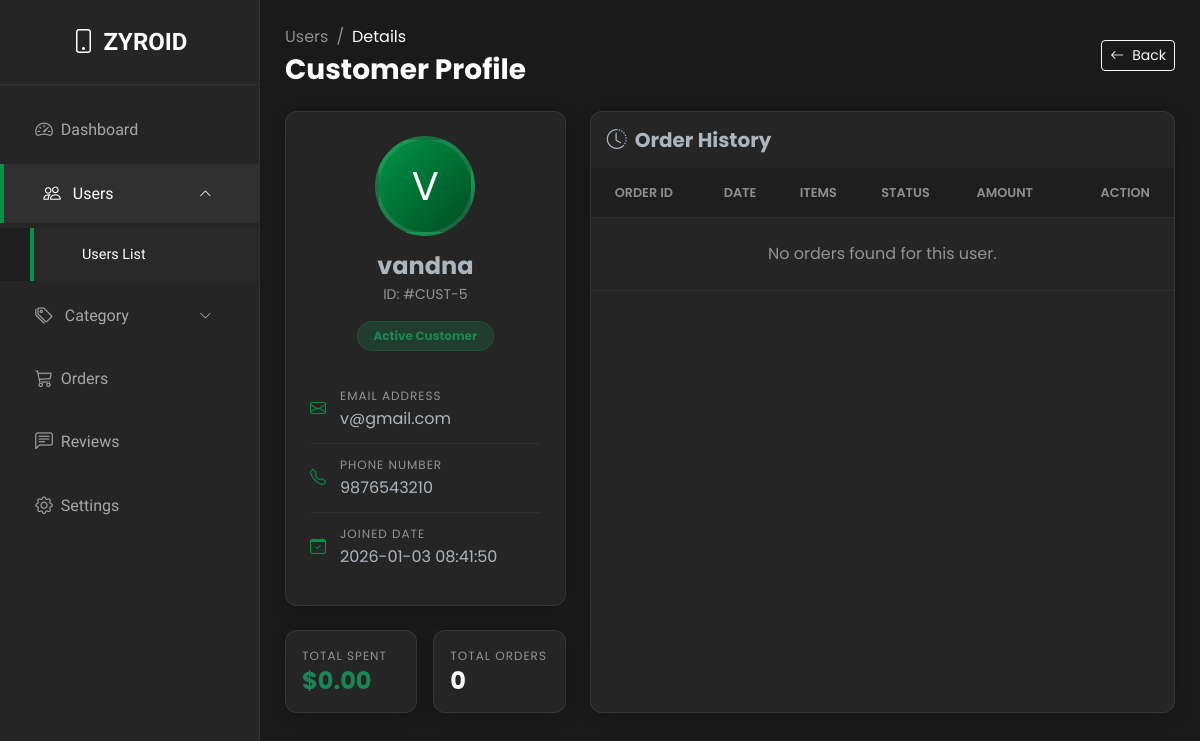
/admin/customers-detail.php?det=5, run on the app's committed database.
### tables this page shows
CREATE TABLE `tb_users` (
  `id` int(11) NOT NULL,
  `user` varchar(255) NOT NULL,
  `email` varchar(255) NOT NULL,
  `phone` varchar(255) NOT NULL,
  `pass` varchar(255) NOT NULL,
  `con_pass` varchar(255) NOT NULL,
  `registor_time` timestamp NOT NULL DEFAULT current_timestamp() ON UPDATE current_timestamp(),
  `orders` varchar(255) NOT NULL,
  `total spent` varchar(255) NOT NULL,
  `user_images` varchar(255) NOT NULL,
  `user_id` varchar(11) NOT NULL,
  `token` varchar(255) NOT NULL,
  `user_status` int(11) NOT NULL COMMENT '1 Active = 2 deactive'
);

### admin/customers-detail.php (the view, shortened to what this page needs)
<?php
include('../db_config.php');
$current_page = basename($_SERVER['PHP_SELF']);
$id = isset($_GET['det']) ? $_GET['det'] : null;
$data = null;
if ($id) {
    $stmt = $con->prepare("SELECT * FROM tb_users WHERE id = ?");
    $stmt->bind_param("i", $id);
    $stmt->execute();
    $data = $stmt->get_result()->fetch_assoc();
}
$stats_query = "SELECT SUM(amount) as total_spent, COUNT(*) as total_orders FROM tb_orders WHERE email = ?";
$stmt_stats = $con->prepare($stats_query);
$stmt_stats->bind_param("s", $data['email']);
$stmt_stats->execute();
$stats = $stmt_stats->get_result()->fetch_assoc();
?>
<!DOCTYPE html>
<html lang="en" data-bs-theme="dark">
<head>
    <link href="https://cdn.jsdelivr.net/npm/bootstrap@5.3.0/dist/css/bootstrap.min.css" rel="stylesheet">
    <link rel="stylesheet" href="https://cdn.jsdelivr.net/npm/bootstrap-icons@1.10.5/font/bootstrap-icons.css">
</head>
<body>
    <nav id="sidebar" class="sidebar">
        <a href="dashboard.php" class="sidebar-brand"><i class="bi bi-phone me-2"></i>ZYROID</a>
        <ul class="nav flex-column mt-3">
            <li class="nav-item">
                <a class="nav-link <?php echo ($current_page == 'dashboard.php') ? 'active' : ''; ?>" href="dashboard.php">
                    <i class="bi bi-speedometer2 me-2"></i> <span>Dashboard</span>
                </a>
            </li>
            <li class="nav-item has-submenu">
                <a class="nav-link <?php echo in_array($current_page, ['customers.php', 'customers-detail.php']) ? 'active' : 'collapsed'; ?> d-flex gap-1 align-items-center"
                    href="#customerSubmenu" data-bs-toggle="collapse" role="button"
                    aria-expanded="<?php echo in_array($current_page, ['customers.php', 'customers-detail.php']) ? 'true' : 'false'; ?>"
                    aria-controls="customerSubmenu">
                    <i class="bi bi-people me-2"></i> <span>Users</span>
                    <i class="bi bi-chevron-down ms-auto"></i>
                </a>
                <div class="collapse <?php echo in_array($current_page, ['customers.php', 'customers-detail.php']) ? 'show' : ''; ?>"
                    id="customerSubmenu">
                    <ul class="submenu flex-column">
                        <li class="nav-item">
                            <a class="nav-link <?php echo ($current_page == 'customers.php' || $current_page == 'customers-detail.php') ? 'active' : ''; ?>"
                                href="customers.php">Users List</a>
                        </li>
                    </ul>
                </div>
            </li>
            <li class="nav-item has-submenu">
                <?php $cat_pages = ['latest_products.php', 'iphone_products.php', 'android_products.php', 'gaming_products.php', 'accessories.php', 'edit_products.php']; ?>
                <a class="nav-link <?php echo in_array($current_page, $cat_pages) ? 'active' : 'collapsed'; ?> d-flex gap-1 align-items-center"
                    href="#category" data-bs-toggle="collapse" role="button"
                    aria-expanded="<?php echo in_array($current_page, $cat_pages) ? 'true' : 'false'; ?>"
                    aria-controls="category">
                    <i class="bi bi-tags me-2"></i> <span>Category</span>
                    <i class="bi bi-chevron-down ms-auto"></i>
                </a>
            </li>
            <li class="nav-item">
                <a class="nav-link <?php echo ($current_page == 'orders.php' || $current_page == 'order_edit.php') ? 'active' : ''; ?>"
                    href="orders.php">
                    <i class="bi bi-cart3 me-2"></i> <span>Orders</span>
                </a>
            </li>
            <li class="nav-item">
                <a class="nav-link <?php echo ($current_page == 'customer_review.php') ? 'active' : ''; ?>"
                    href="customer_review.php">
                    <i class="bi bi-chat-left-text me-2"></i> <span>Reviews</span>
                </a>
            </li>
            <li class="nav-item">
                <a class="nav-link <?php echo ($current_page == 'settings.php') ? 'active' : ''; ?>"
                    href="settings.php">
                    <i class="bi bi-gear me-2"></i> <span>Settings</span>
                </a>
            </li>
        </ul>
    </nav>
    <div class="main-content">
        <div class="d-flex justify-content-between align-items-center mb-4">
            <div class="d-flex align-items-center">
                <div>
                    <nav aria-label="breadcrumb">
                        <ol class="breadcrumb mb-1">
                            <li class="breadcrumb-item"><a href="customers.php" class="text-white-50 text-decoration-none">Users</a></li>
                            <li class="breadcrumb-item active text-white" aria-current="page">Details</li>
                        </ol>
                    </nav>
                    <h2 class="h3 fw-bold mb-0">Customer Profile</h2>
                </div>
            </div>
            <a href="customers.php" class="btn btn-outline-light btn-sm"><i class="bi bi-arrow-left me-2"></i>Back</a>
        </div>
        <div class="row g-4">
            <div class="col-lg-4">
                <div class="card mb-4">
                    <div class="card-body p-4 text-center">
                        <div class="mb-3">
                            <div class="avatar-lg">
                                <?php echo strtoupper(substr($data['user'], 0, 1)); ?>
                            </div>
                        </div>
                        <h4 class="fw-bold mb-1"><?= htmlspecialchars($data['user']); ?></h4>
                        <p class="text-white-50 small mb-3">ID: #CUST-<?= $data['id']; ?></p>
                        <span class="badge bg-success bg-opacity-25 text-success border border-success border-opacity-25 px-3 py-2 rounded-pill">Active Customer</span>
                        <div class="mt-4 text-start">
                            <div class="info-row">
                                <div class="info-icon"><i class="bi bi-envelope"></i></div>
                                <div>
                                    <div class="stat-label">Email Address</div>
                                    <div><?= htmlspecialchars($data['email']); ?></div>
                                </div>
                            </div>
                            <div class="info-row">
                                <div class="info-icon"><i class="bi bi-telephone"></i></div>
                                <div>
                                    <div class="stat-label">Phone Number</div>
                                    <div><?= htmlspecialchars($data['phone']); ?></div>
                                </div>
                            </div>
                            <div class="info-row">
                                <div class="info-icon"><i class="bi bi-calendar-check"></i></div>
                                <div>
                                    <div class="stat-label">Joined Date</div>
                                    <div><?= htmlspecialchars($data['registor_time']); ?></div>
                                </div>
                            </div>
                        </div>
                    </div>
                </div>
                <div class="row g-3">
                    <div class="col-6">
                        <div class="card p-3 h-100">
                            <div class="stat-label">Total Spent</div>
                            <div class="h4 fw-bold text-success mb-0">$<?= number_format($stats['total_spent'] ?? 0, 2); ?></div>
                        </div>
                    </div>
                    <div class="col-6">
                        <div class="card p-3 h-100">
                            <div class="stat-label">Total Orders</div>
                            <div class="h4 fw-bold text-white mb-0"><?= $stats['total_orders'] ?? 0; ?></div>
                        </div>
                    </div>
                </div>
            </div>
            <div class="col-lg-8">
                <div class="card h-100">
                    <div class="card-header border-0 bg-transparent py-3 d-flex justify-content-between align-items-center">
                        <h5 class="fw-bold mb-0"><i class="bi bi-clock-history me-2"></i>Order History</h5>
                    </div>
                    <div class="card-body p-0">
                        <div class="table-responsive">
                            <table class="table table-custom mb-0 table-hover align-middle">
                                <thead>
                                    <tr>
                                        <th class="ps-4">Order ID</th>
                                        <th>Date</th>
                                        <th>Items</th>
                                        <th>Status</th>
                                        <th>Amount</th>
                                        <th class="text-end pe-4">Action</th>
                                    </tr>
                                </thead>
                                <tbody>
                                    <?php
                                    $u_email = $data['email'];
                                    $limit = 5;
                                    $page = isset($_GET['page']) ? (int)$_GET['page'] : 1;
                                    $offset = ($page - 1) * $limit;
                                    $stmt_o = $con->prepare("SELECT * FROM tb_orders WHERE email = ? ORDER BY id DESC LIMIT ?, ?");
                                    $stmt_o->bind_param("sii", $u_email, $offset, $limit);
                                    $stmt_o->execute();
                                    $res_orders = $stmt_o->get_result();
                                    if ($res_orders->num_rows > 0) {
                                        while ($ord = $res_orders->fetch_assoc()) { ?>
                                            <tr>
                                                <td class="ps-4 text-primary fw-bold">#<?= $ord['order_id'] ?></td>
                                                <td class="small text-white-50"><?= $ord['Date'] ?></td>
                                                <td><?= htmlspecialchars($ord['Product']) ?></td>
                                                <td>
                                                    <?php if ($ord['status'] == 1): ?>
                                                        <span class="badge bg-success bg-opacity-25 text-success">Completed</span>
                                                    <?php else: ?>
                                                        <span class="badge bg-warning bg-opacity-25 text-warning">Pending</span>
                                                    <?php endif; ?>
                                                </td>
                                                <td class="fw-bold">$<?= number_format($ord['amount'], 2) ?></td>
                                                <td class="text-end pe-4">
                                                    <a href="generate_invoice.php?id=<?= $ord['order_id'] ?>" target="_blank" class="btn btn-sm btn-outline-light" title="Download Invoice"><i class="bi bi-download"></i></a>
                                                </td>
                                            </tr>
                                    <?php }
                                    } else {
                                        echo '<tr><td colspan="6" class="text-center py-4 text-white-50">No orders found for this user.</td></tr>';
                                    }
                                    ?>
                                </tbody>
                            </table>
                        </div>
                    </div>
                </div>
            </div>
        </div>
    </div>
</body>
</html>

### admin/customers-detail.php (style rules this page uses)
:root { --sidebar-width: 260px; --primary-color: #009444; --bg-body: #1a1a1a; --text-main: #ffffff; --bg-surface: rgb(37 37 37); --border-color: rgba(255, 255, 255, 0.05); --glass-border: rgba(255, 255, 255, 0.08); --font-head: 'Rajdhani', sans-serif; --font-body: 'Poppins', sans-serif; }
body { background: var(--bg-body); font-family: var(--font-body); color: var(--text-main); min-height: 100vh; overflow-x: hidden; }
.sidebar { width: var(--sidebar-width); height: 100vh; position: fixed; top: 0; left: 0; background: var(--bg-surface); border-right: 1px solid var(--border-color); z-index: 1040; transition: transform 0.3s ease; overflow-y: auto; }
.sidebar-brand { padding: 1.5rem; color: #fff; font-size: 1.5rem; text-align: center; font-weight: bold; border-bottom: 1px solid var(--glass-border); text-decoration: none; display: block; font-family: var(--font-head); }
.nav-link { color: rgba(255, 255, 255, 0.6); margin-bottom: 5px; padding: 16px 2.2rem; display: flex; align-items: center; text-decoration: none; transition: 0.2s; font-family: var(--font-head); }
.nav-link:hover, .nav-link.active { color: #fff; background: rgba(255, 255, 255, 0.05); border-left: 4px solid var(--primary-color); }
.nav-link i { margin-right: 12px; font-size: 1.1rem; }
.nav-link i.bi-chevron-down { font-size: 0.8rem; transition: transform 0.3s; }
.nav-link[aria-expanded="true"] i.bi-chevron-down { transform: rotate(180deg); }
.submenu { background: rgba(0, 0, 0, 0.2); padding-left: 0; list-style: none; }
.submenu .nav-link { padding-left: 3rem; font-size: 0.9rem; margin: 0 0 5px 30px; }
ul { list-style-type: none; }
.main-content { margin-left: var(--sidebar-width); padding: 25px; transition: margin-left 0.3s ease; }
.card { background: var(--bg-surface); border: 1px solid var(--glass-border); box-shadow: 0 4px 20px rgba(0, 0, 0, 0.2); border-radius: 12px; }
.avatar-lg { width: 100px; height: 100px; border-radius: 50%; display: flex; align-items: center; justify-content: center; font-size: 2.5rem; background: linear-gradient(135deg, var(--primary-color), #004d23); color: #fff; border: 4px solid rgba(255, 255, 255, 0.1); margin: 0 auto; }
.stat-label { font-size: 0.75rem; text-transform: uppercase; letter-spacing: 1px; color: rgba(255, 255, 255, 0.5); margin-bottom: 2px; }
.info-row { display: flex; align-items: center; padding: 12px 0; border-bottom: 1px solid var(--border-color); }
.info-row:last-child { border-bottom: none; }
.info-icon { width: 30px; color: var(--primary-color); }
.table-custom { --bs-table-bg: transparent; --bs-table-color: #e0e0e0; border-color: var(--border-color); }
.table-custom th { font-weight: 600; text-transform: uppercase; font-size: 0.8rem; color: rgba(255, 255, 255, 0.5); padding: 15px; background: rgba(0,0,0,0.2); border-bottom: 1px solid var(--border-color); }
.table-custom td { vertical-align: middle; padding: 15px; border-bottom: 1px solid var(--border-color); }

### data on the page
tb_users: user "V", user "vandna", id "5", email "v@gmail.com", phone "9876543210", registor_time "2026-01-03 08:41:50"

### other printed values
$stats['total_spent'] "0.00"
$stats['total_orders'] "0"
